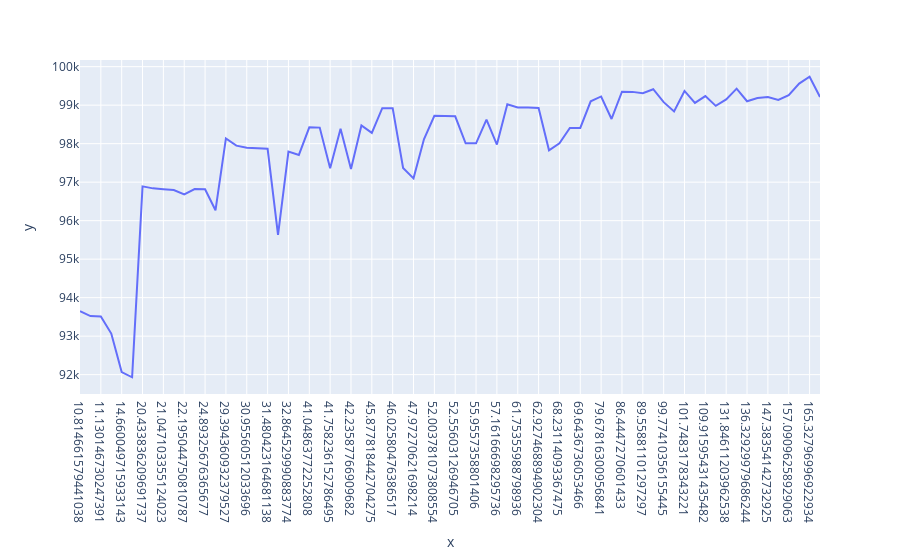

The code cell stored with this chart in its notebook:
### Code cell
fig = px.line(x = YTM_price['YTM'],y= YTM_price['Market_price'])
fig.update_xaxes(type='category')
